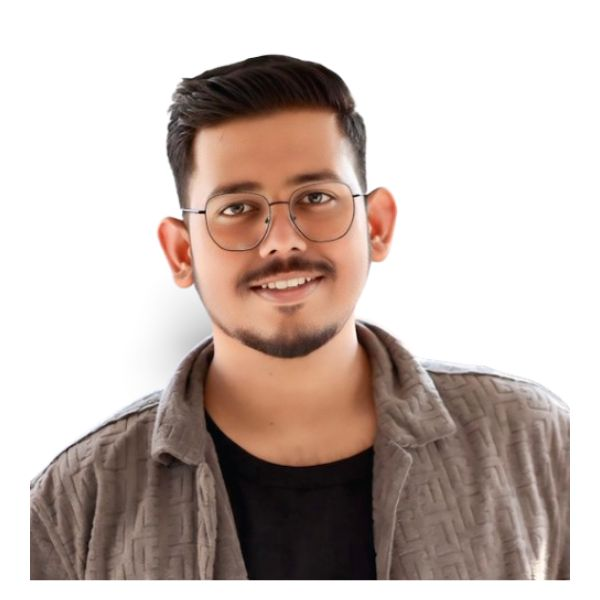
#> input picture assets/saptarshi-source.jpg, 600 x 600 px
$ python prep_photo.py
#> lines starting #> are read from the running program, lines starting #| are printed output that depends on the picture; after the words box and inside, x2 and y2 are one past the last pixel; in counts of white or black regions, pixels touching at a corner belong together
#!/usr/bin/env python3
"""Prepare Saptarshi's portrait for high-contrast terminal ASCII rendering.

The supplied photo already has a clean white background. The script therefore
avoids a mandatory heavyweight background-removal model and instead performs
white-background masking, tone normalization, edge preservation, and square crop.
"""
import sys
from pathlib import Path
import cv2
import numpy as np
from PIL import Image

ROOT = Path(__file__).resolve().parents[1]
INP = Path(sys.argv[1]) if len(sys.argv) > 1 else ROOT / "assets/saptarshi-source.jpg"
OUT = Path(sys.argv[2]) if len(sys.argv) > 2 else ROOT / "assets/saptarshi-prepped.png"

img = cv2.imread(str(INP), cv2.IMREAD_COLOR)
#> img is the input picture: shape (600, 600, 3); mean B, G, R 178.7, 184.8, 198.7
if img is None:
    raise FileNotFoundError(INP)

gray = cv2.cvtColor(img, cv2.COLOR_BGR2GRAY)
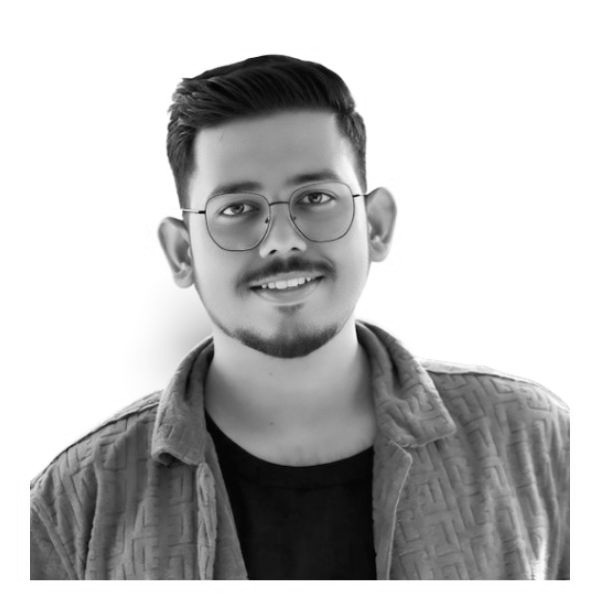
#> gray: shape (600, 600); min 1, max 255, mean 188.2
# White background -> low-contrast/bright region; retain the darker subject.
mask = (gray < 245).astype(np.uint8) * 255
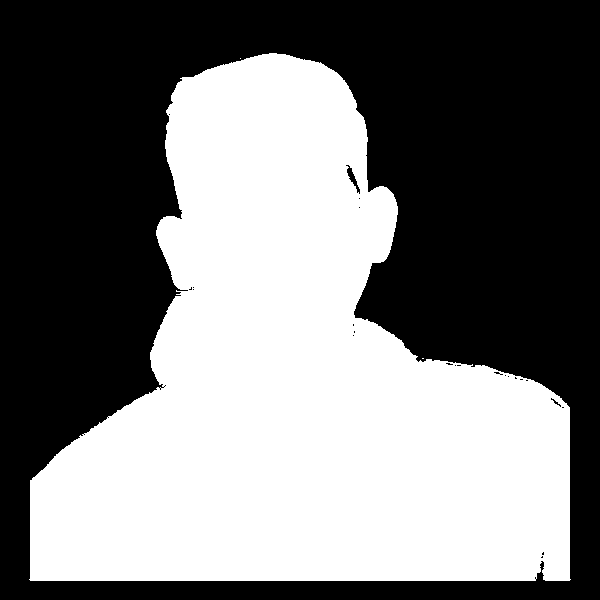
#> mask: shape (600, 600); 47.1% white; 3 white regions (2 under 20 px), largest, box (x1, y1, x2, y2) and area: (29, 53, 571, 581) 169401
kernel = np.ones((5, 5), np.uint8)
mask = cv2.morphologyEx(mask, cv2.MORPH_CLOSE, kernel, iterations=2)
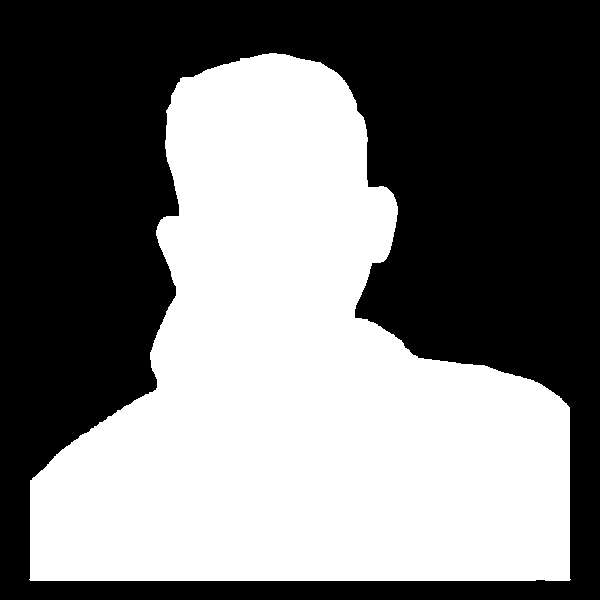
#> mask: shape (600, 600); 47.2% white; 1 white region, box (x1, y1, x2, y2) and area: (29, 53, 571, 581) 169898
mask = cv2.GaussianBlur(mask, (0, 0), 1.0)

smooth = gray.copy()
for _ in range(2):
    smooth = cv2.bilateralFilter(smooth, 9, 35, 9)

subject = smooth[mask > 32]
lo, hi = np.percentile(subject, [2, 98]) if subject.size else (30, 240)
#> lo = 11; hi = 242
tone = np.clip((smooth.astype(np.float32) - lo) / max(hi - lo, 1), 0, 1) * 255
out = tone * (mask / 255.0) + 255.0 * (1 - mask / 255.0)
out = np.clip(out, 0, 255).astype(np.uint8)

ys, xs = np.where(mask > 32)
if len(xs) == 0:
    raise RuntimeError("Could not detect the portrait subject.")
side = max(xs.max() - xs.min(), ys.max() - ys.min()) + 70
#> side = 613
cx, cy = (xs.min() + xs.max()) // 2, (ys.min() + ys.max()) // 2
#> cx = 299; cy = 316
canvas = np.full((side, side), 255, dtype=np.uint8)
#> canvas: shape (613, 613); every value is 255
x0, y0 = cx - side // 2, cy - side // 2
#> x0 = -7; y0 = 10
sx0, sy0 = max(x0, 0), max(y0, 0)
#> sx0 = 0; sy0 = 10
sx1, sy1 = min(x0 + side, out.shape[1]), min(y0 + side, out.shape[0])
#> sx1 = 600; sy1 = 600
canvas[sy0-y0:sy1-y0, sx0-x0:sx1-x0] = out[sy0:sy1, sx0:sx1]
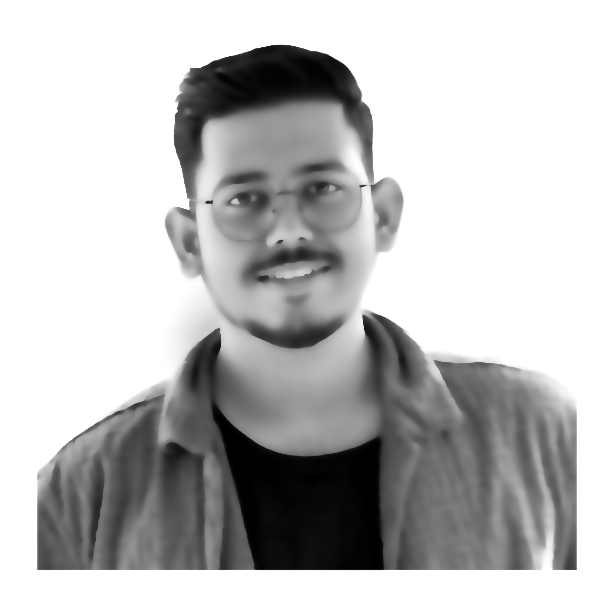
#> canvas: shape (613, 613); min 0, max 255, mean 191

OUT.parent.mkdir(parents=True, exist_ok=True)
Image.fromarray(canvas, mode="L").save(OUT)
print(f"wrote {OUT} {canvas.shape}")
#| wrote assets/saptarshi-prepped.png (613, 613)
